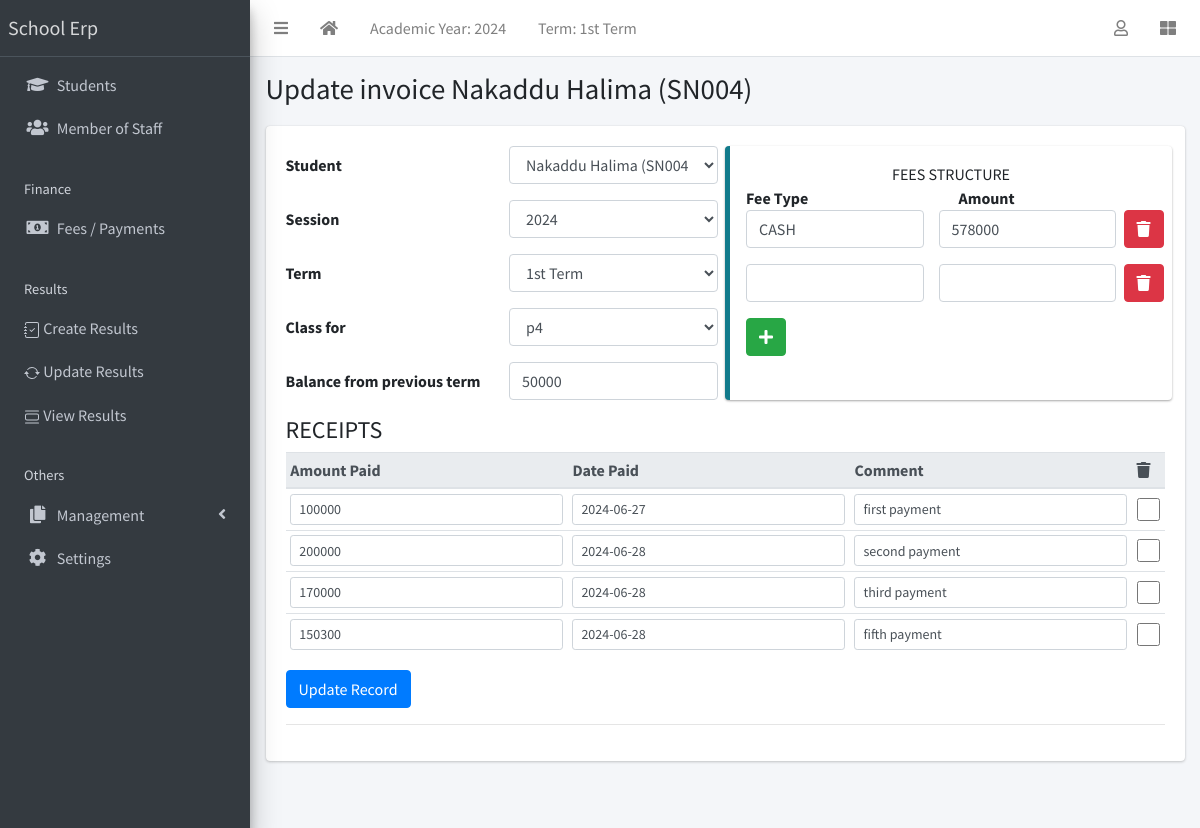
Before: /finance/1/update/ (signed in) with the older database file.
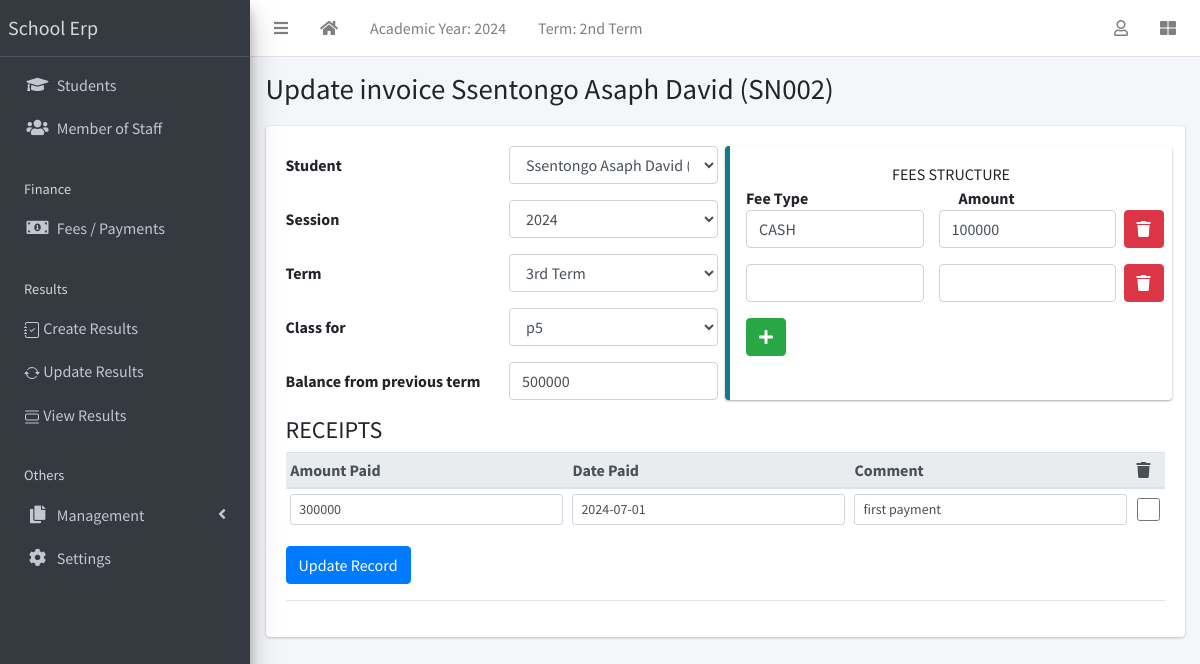
After: the same page with the newer database file.
### apps/corecode/models.py (models this page shows)
class AcademicTerm(models.Model):
    name = models.CharField(max_length=20, unique=True)
    current = models.BooleanField(default=True)
    class Meta:
        ordering = ["name"]
    def __str__(self):
        return self.name

### apps/finance/models.py (models this page shows, shortened)
class Invoice(models.Model):
    student = models.ForeignKey(Student, on_delete=models.CASCADE)
    session = models.ForeignKey(AcademicSession, on_delete=models.CASCADE)
    term = models.ForeignKey(AcademicTerm, on_delete=models.CASCADE)
    class_for = models.ForeignKey(StudentClass, on_delete=models.CASCADE)
    balance_from_previous_term = models.IntegerField(default=0)
    status = models.CharField(
        max_length=20,
        choices=[("active", "Active"), ("closed", "Closed")],
        default="active",
    )
    class Meta:
        ordering = ["student", "term"]
    def __str__(self):
        return f"{self.student}"

### apps/students/models.py (models this page shows, shortened)
class Student(models.Model):
    STATUS_CHOICES = [("active", "Active"), ("inactive", "Inactive")]
    GENDER_CHOICES = [("male", "Male"), ("female", "Female")]
    current_status = models.CharField(
        max_length=10, choices=STATUS_CHOICES, default="active"
    )
    registration_number = models.CharField(max_length=200, unique=True)
    surname = models.CharField(max_length=200)
    firstname = models.CharField(max_length=200)
    other_name = models.CharField(max_length=200, blank=True)
    gender = models.CharField(max_length=10, choices=GENDER_CHOICES, default="male")
    date_of_birth = models.DateField(default=timezone.now)
    current_class = models.ForeignKey(
        StudentClass, on_delete=models.SET_NULL, blank=True, null=True
    )
    date_of_admission = models.DateField(default=timezone.now)
    mobile_num_regex = RegexValidator(
        regex="^[0-9]{10,15}$", message="Entered mobile number isn't in a right format!"
    )
    parent_mobile_number = models.CharField(
        validators=[mobile_num_regex], max_length=13, blank=True
    )
    address = models.TextField(blank=True)
    others = models.TextField(blank=True)
    passport = models.ImageField(blank=True, upload_to="students/passports/")
    class Meta:
        ordering = ["surname", "firstname", "other_name"]
    def __str__(self):
        return f"{self.surname} {self.firstname} {self.other_name} ({self.registration_number})"

### apps/finance/views.py (the view, shortened to what this page needs)
# urls.py: path("<int:pk>/update/", InvoiceUpdateView.as_view(), name="invoice-update"),
class InvoiceUpdateView(LoginRequiredMixin, UpdateView):
    model = Invoice
    fields = ["student", "session", "term", "class_for", "balance_from_previous_term"]
    def get_context_data(self, **kwargs):
        context = super(InvoiceUpdateView, self).get_context_data(**kwargs)
        if self.request.POST:
            context["receipts"] = InvoiceReceiptFormSet(
                self.request.POST, instance=self.object
            )
            context["items"] = InvoiceItemFormset(
                self.request.POST, instance=self.object
            )
        else:
            context["receipts"] = InvoiceReceiptFormSet(instance=self.object)
            context["items"] = InvoiceItemFormset(instance=self.object)
        return context

### apps/corecode/context_processors.py (called while the page is built)
def site_defaults(request):
    current_session = AcademicSession.objects.get(current=True)
    current_term = AcademicTerm.objects.get(current=True)
    vals = SiteConfig.objects.all()
    contexts = {
        "current_session": current_session.name,
        "current_term": current_term.name,
    }
    for val in vals:
        contexts[val.key] = val.value
    return contexts

### apps/corecode/models.py (called while the page is built)
    def __str__(self):
        return self.name

    def __str__(self):
        return self.name

### apps/finance/templates/finance/invoice_form.html (shortened to what this page needs)
{% extends 'base.html' %}
{% load widget_tweaks %}
{% block title %}
{% if object %}
Update invoice {{ object }}
{% else %}
Add new invoice
{% endif %}
{% endblock title %}
{% block content %}
<form method="POST">
  <div class="row">
    <div class="col-sm-6">
      {% for field in form %}
      <div class="form-group row">
        <label class="col col-form-label" for="{{ field.auto_id }}">
          {{ field.label }}
        </label>
        <div class="col">
          {{ field | add_class:"form-control"}}
        </div>
      </div>
      {% endfor %}
    </div>
    <div class="col-sm-6 callout callout-info">
      <div class="text-center">FEES STRUCTURE</div>
      <div class="row">
        <div class="col"><strong>Fee Type</strong></div>
        <div class="col"><strong>Amount</strong></div>
      </div>
      {% for item in items %}
      <div class="form-group row items-group">
        <div class="col">{{ item.description | add_class:"form-control"}}</div>
        <div class="col">{{ item.amount | add_class:"form-control"}}</div>
      </div>
      {% endfor %}
    </div>
  </div>
  {% if object %}
    <h4>RECEIPTS</h4>
    <table class="table table-sm">
      <thead class="thead-light">
        <tr>
          <th>Amount Paid</th>
          <th>Date Paid</th>
          <th>Comment</th>
          <th><i class="fa fa-trash"></i></th>
        </tr>
      </thead>
      <tbody>
        {% for receipt in receipts %}
        <tr>
          {% for field in receipt.visible_fields %}
          <td>{{ field | add_class:"form-control form-control-sm"}}</td>
          {% endfor %}
        </tr>
        {% endfor %}
      </tbody>
    </table>
  {% endif %}
  {% if object %}
  <input type="submit" class="btn btn-primary" value="Update Record">
  {% else %}
  <input type="submit" class="btn btn-primary" value="Add new invoice">
  {% endif %}
</form>
<hr>
{% endblock content %}

### templates/base.html (shortened to what the changed rows need)
{% load static %}
<!DOCTYPE html>
<html lang="en">
<head>
  <link rel="stylesheet" href="{% static 'plugins/fontawesome-free/css/all.min.css' %}">
  <link rel="stylesheet" href="{% static 'plugins/toastr/toastr.min.css' %}">
  <link rel="stylesheet"
    href="{% static 'plugins/overlayScrollbars/css/OverlayScrollbars.min.css' %}">
  <link rel="stylesheet" href="{% static 'plugins/Datatables/datatables.min.css' %}" />
  <link rel="stylesheet" href="{% static 'dist/css/adminlte.min.css' %}">
</head>
<body
  class="hold-transition sidebar-mini layout-fixed layout-navbar-fixed layout-footer-fixed">
  <div class="wrapper">
    <nav class="main-header navbar navbar-expand navbar-white navbar-light">
      <ul class="navbar-nav">
        <li class="nav-item d-none d-sm-inline-block">
          <a href="{% url 'current-session' %}" class="nav-link">Term: {{ current_term }}</a>
        </li>
      </ul>
    </nav>
    <div class="content-wrapper">
      <section class="content-header">
        <div class="container-fluid">
          <div class="row mb-1">
            <div class="col-sm-8">
              <h1>{% block title %}{% endblock title %}</h1>
            </div>
          </div>
        </div>
      </section>
      <section class="content">
        <div class="container-fluid">
          <div class="row">
            <div class="col-md-12">
              {% block fullcard %}
              <div class="card">
                <div class="card-body">
                  <div class="row">
                    <div class="col">
                      {% block content %}
                      {% endblock content %}
                    </div>
                  </div>
                </div>
              </div>
              {% endblock fullcard %}
            </div>
          </div>
        </div>
      </section>
    </div>
  </div>
</body>
</html>

Changed rows visible on the page:
no longer on this page (row edited): AcademicTerm: name "1st Term"
added AcademicTerm: name "2nd Term"
changed Invoice: student.registration_number "Nakaddu Halima (SN004)" → "Ssentongo Asaph David (SN002)"; student "Nakaddu Halima (SN004)" → "Ssentongo Asaph David (SN002)"; term "1st Term" → "3rd Term"; class_for "p4" → "p5"; balance_from_previous_term "50000" → "500000"
Other visible differences:
form field amount: "578000" → "100000"
form field field: "100000" → "300000"
form field field: "2024-06-27" → "2024-07-01"
list line gone: "200000 2024-06-28 second payment ☐"
list line gone: "170000 2024-06-28 third payment ☐"
list line gone: "150300 2024-06-28 fifth payment ☐"
